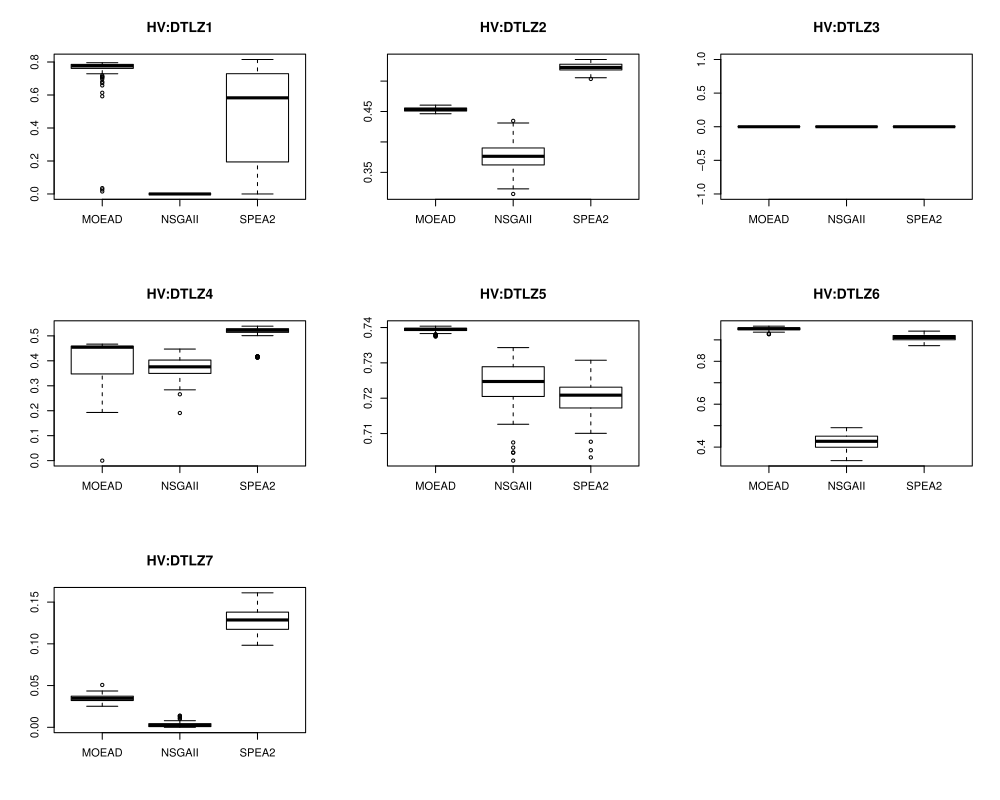

Reproduce this figure in R.
pdf("DTLZ.Boxplot.pdf",  onefile=FALSE, height=8, width=10)
resultDirectory<-"../data/"
qIndicator <- function(indicator, problem)
{
fileMOEAD<-paste(resultDirectory, "MOEAD", sep="/")
fileMOEAD<-paste(fileMOEAD, problem, sep="/")
fileMOEAD<-paste(fileMOEAD, indicator, sep="/")
MOEAD<-scan(fileMOEAD)

fileNSGAII<-paste(resultDirectory, "NSGAII", sep="/")
fileNSGAII<-paste(fileNSGAII, problem, sep="/")
fileNSGAII<-paste(fileNSGAII, indicator, sep="/")
NSGAII<-scan(fileNSGAII)

fileSPEA2<-paste(resultDirectory, "SPEA2", sep="/")
fileSPEA2<-paste(fileSPEA2, problem, sep="/")
fileSPEA2<-paste(fileSPEA2, indicator, sep="/")
SPEA2<-scan(fileSPEA2)

algs<-c("MOEAD","NSGAII","SPEA2")
boxplot(MOEAD,NSGAII,SPEA2,names=algs, notch = FALSE)
titulo <-paste(indicator, problem, sep=":")
title(main=titulo)
}
par(mfrow=c(3,3))
indicator<-"HV"
qIndicator(indicator, "DTLZ1")
qIndicator(indicator, "DTLZ2")
qIndicator(indicator, "DTLZ3")
qIndicator(indicator, "DTLZ4")
qIndicator(indicator, "DTLZ5")
qIndicator(indicator, "DTLZ6")
qIndicator(indicator, "DTLZ7")
